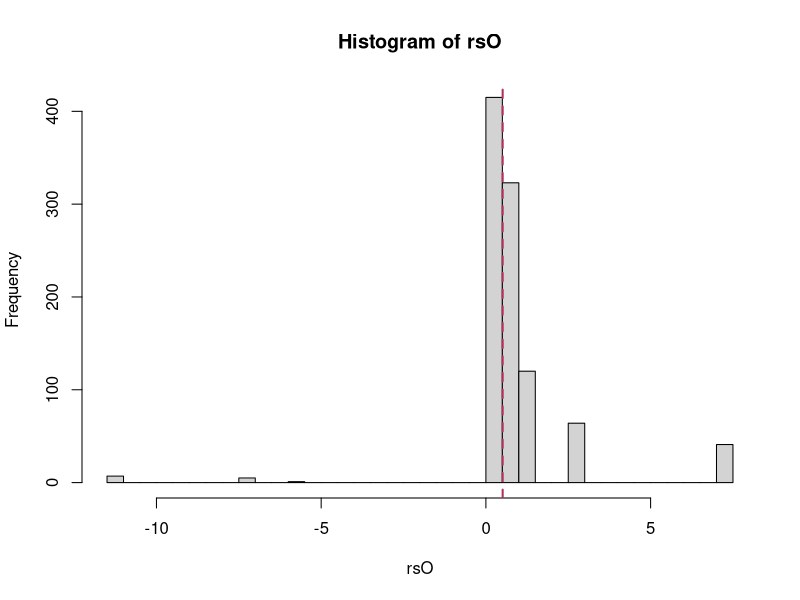

Reproduce this figure in R.
# w10.1  resample 2 x 2 table
# social rank in chimpanzees and other primates
# data from Reader, S. M., & Laland, K. N. (2001). 
# Primate innovation: sex, age and social rank differences. 
# International journal of primatology, 22(5), 787-805.

# Does social rank influence innovation differently in
# chimpanzees versus other nonhuman primates?

high<-c(7,5)
low<-c(22,8)
tbl<-rbind(high,low)
dimnames(tbl) <- list(c("high","low"),c("chimps","others"))

# Step 1. calculate an odds ratio for the original table

(OR <- (tbl[1,1]*tbl[2,2])/(tbl[1,2]*tbl[2,1]))
# 0.5090909


# Step 2. resample the table, maintaining marginal row and column totals
# generate a large sample of resampled odds ratios
#      	chimps others	
# high	7	     5
# low 	22     8

mc1= 7+22
mc2= 5+8
mr1= 7+5
mr2= 22+8
Pca <- c(rep(1,7),rep(0,22))  # 0=low
rsO<-NULL
for (i in 1:1000){
  x<-sample(Pca,mc1,replace=TRUE)
  n11<-length(x[x==1])
  n21<-length(x[x==0])
  n12<-mr1-n11
  n22<-mr2-n21
  rsO[i] <- (n11*n22) / (n12*n21)
  
}
hist(rsO,breaks=30)
abline(v=OR,lty=2,lwd=2,col="maroon")



# Step 3. calculate a confidence interval for the resampled odds ratios
# a CI including 1 suggests nonsignificant ratio of probabilities 

min(rsO)
max(rsO)
quantile(rsO, c(0.025,0.975))

# The 95% confidence interval of the resampled odds ratios contains 1, suggesting nonsignificant ratio of probabilities


# Step 4. Run a chisquare test on the original data. 
# Does this result agree with your conclusion concerning the odds ratio?

chisq.test(tbl)

# The chi-square test on original data yields a p-value of 0.5616
# This p-value (far above the significance threshold) agrees with the conclusion that the odds ratio is not significant